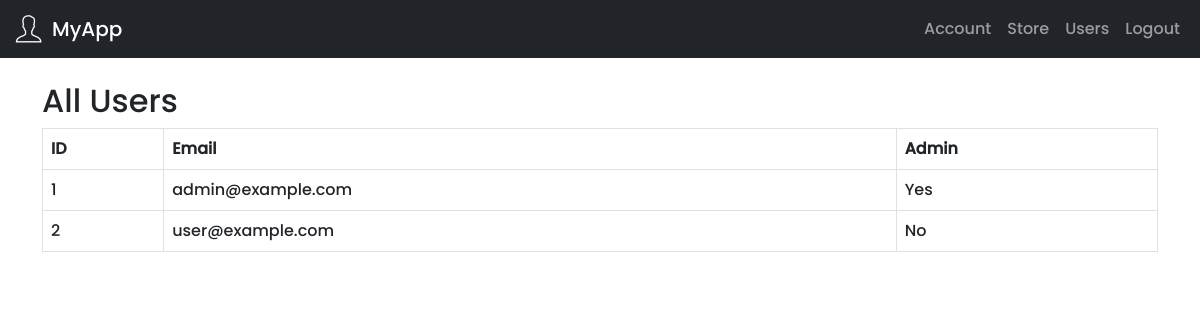
Screenshot of /users (signed in) with the database file from the repository.
### models.py (models this page shows, shortened)
class User(UserMixin, db.Model):
    id = db.Column(db.Integer, primary_key=True)
    email = db.Column(db.String(120), unique=True, nullable=False)
    password_hash = db.Column(db.String(128), nullable=False)
    is_admin = db.Column(db.Boolean, default=False)

### app.py (the view)
@app.route("/users")
@login_required
def users():
    if not current_user.is_admin:
        flash("Access denied.", "danger")
        return redirect(url_for("dashboard"))
    all_users = User.query.all()
    return render_template("users.html", users=all_users)

### app.py (called while the page is built)
@login_manager.user_loader
def load_user(user_id):
    return db.session.get(User, int(user_id))

### templates/users.html (shortened to what this page needs)
{% extends "base.html" %}
{% block content %}
<h2>All Users</h2>
<table class="table table-bordered">
  <thead>
    <tr>
      <th>ID</th>
      <th>Email</th>
      <th>Admin</th>
    </tr>
  </thead>
  <tbody>
    {% for user in users %}
    <tr>
      <td>{{ user.id }}</td>
      <td>{{ user.email }}</td>
      <td>{{ 'Yes' if user.is_admin else 'No' }}</td>
    </tr>
    {% endfor %}
  </tbody>
</table>
{% endblock %}

### templates/base.html (shortened to what this page needs)
<!doctype html>
<html lang="en">
<head>
  <link href="https://cdn.jsdelivr.net/npm/bootstrap@5.3.0/dist/css/bootstrap.min.css" rel="stylesheet">
  <link rel="stylesheet" href="{{ url_for('static', filename='styles.css') }}">
  <link rel="stylesheet" href="https://cdn.jsdelivr.net/npm/nouislider@15.7.1/dist/nouislider.min.css">
</head>
<body>
  <nav class="navbar navbar-expand-lg navbar-dark bg-dark mb-4">
    <div class="container-fluid">
      <a class="navbar-brand d-flex align-items-center" href="{{ url_for('dashboard') }}">
        <img src="{{ url_for('static', filename='images/logo-32-white.png') }}" alt="Logo" width="32" height="32"
          class="me-2">
        MyApp
      </a>
      <div class="collapse navbar-collapse" id="navbarNavDropdown">
        <ul class="navbar-nav ms-auto">
          {% if current_user.is_authenticated %}
          <li class="nav-item">
            <a class="nav-link" href="{{ url_for('account') }}">Account</a>
          </li>
          <li class="nav-item">
          <a class="nav-link" href="{{ url_for('catalogue') }}">Store</a>
          </li>
          {% if current_user.is_admin %}
          <li class="nav-item">
            <a class="nav-link" href="{{ url_for('users') }}">Users</a>
          </li>
          {% endif %}
          <li class="nav-item">
            <a class="nav-link" href="{{ url_for('logout') }}">Logout</a>
          </li>
          {% endif %}
        </ul>
      </div>
    </div>
  </nav>
  <div class="container">
    {% block content %}{% endblock %}
  </div>
</body>
</html>

### static/styles.css (style rules this page uses)
body { font-family: 'MyFont', Arial, sans-serif; }

### rows the page displays
User: id "1", email "admin@example.com", is_admin "Yes"
User: id "2", email "user@example.com", is_admin "No"
